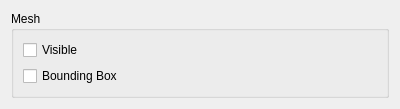
<?xml version="1.0" encoding="UTF-8"?>
<ui version="4.0">
 <class>meshwidget</class>
 <widget class="QWidget" name="meshwidget">
  <property name="geometry">
   <rect>
    <x>0</x>
    <y>0</y>
    <width>400</width>
    <height>91</height>
   </rect>
  </property>
  <property name="windowTitle">
   <string>Form</string>
  </property>
  <layout class="QVBoxLayout" name="verticalLayout">
   <item>
    <widget class="QGroupBox" name="groupBox">
     <property name="title">
      <string>Mesh</string>
     </property>
     <layout class="QVBoxLayout" name="verticalLayout_2">
      <item>
       <widget class="QCheckBox" name="visibleCheck">
        <property name="text">
         <string>Visible</string>
        </property>
       </widget>
      </item>
      <item>
       <widget class="QCheckBox" name="boundingBoxCheck">
        <property name="text">
         <string>Bounding Box</string>
        </property>
       </widget>
      </item>
     </layout>
    </widget>
   </item>
  </layout>
 </widget>
 <resources/>
 <connections/>
</ui>
